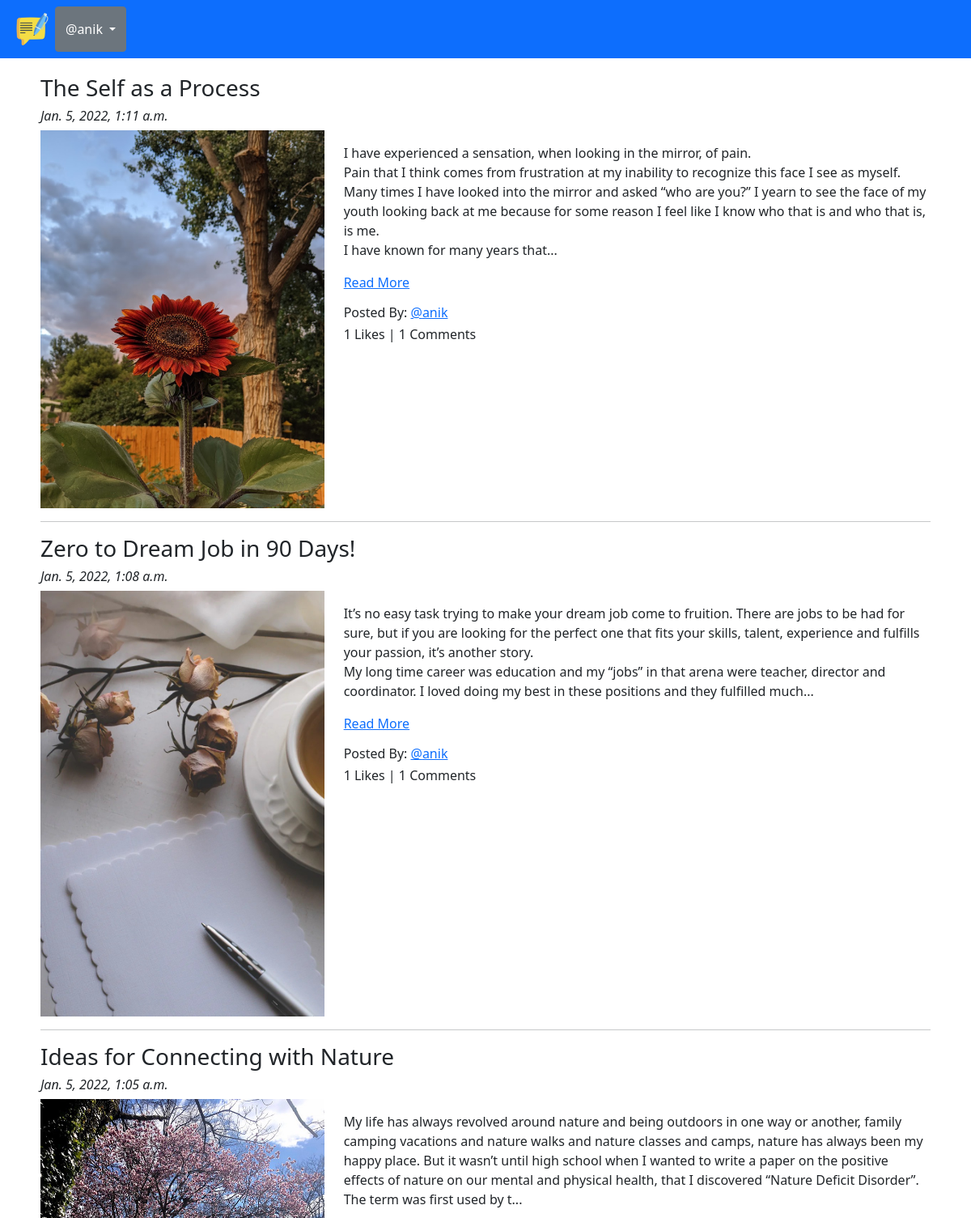
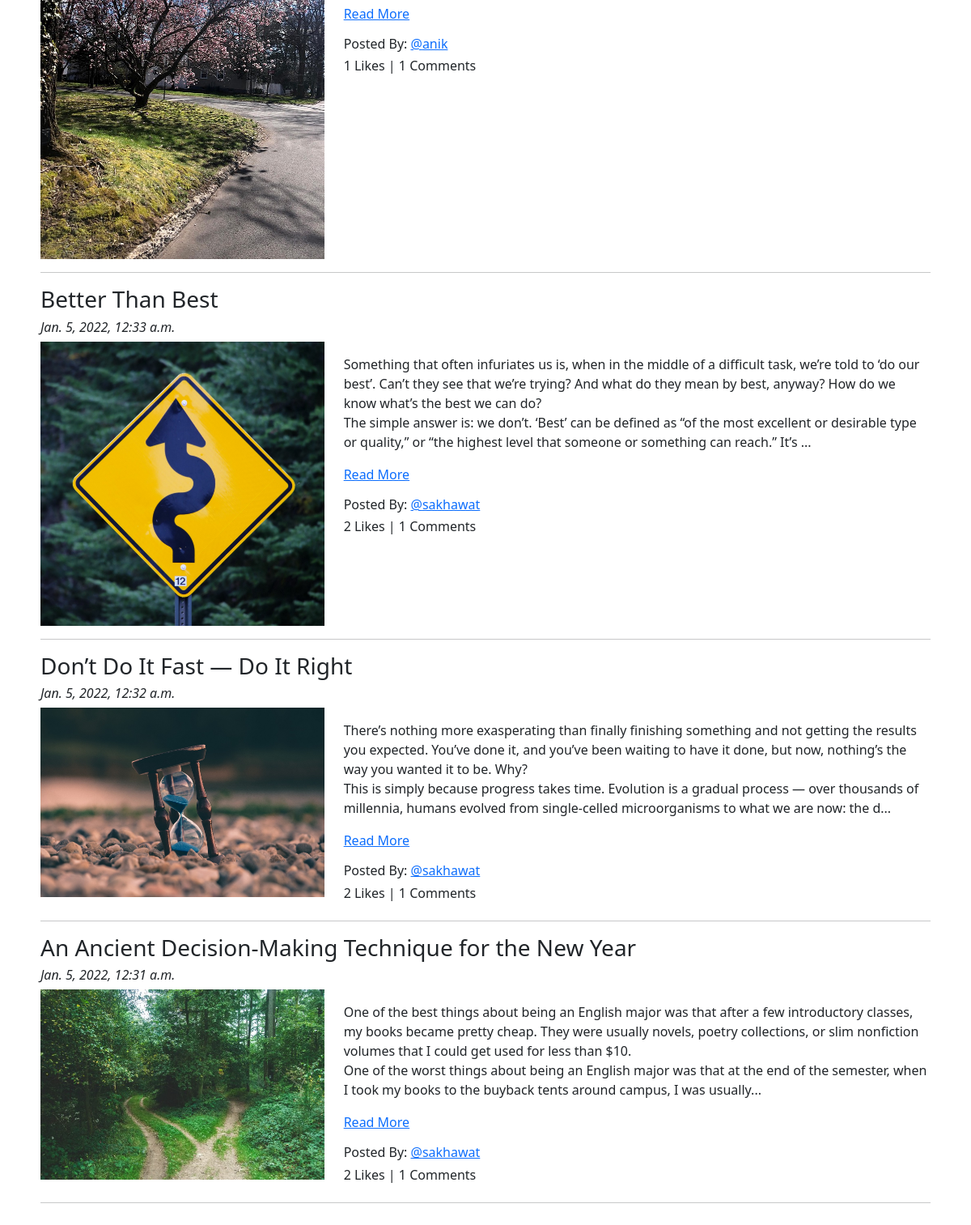
Screenshot of /blog/ (signed in) with the database file from the repository (2 pictures, top to bottom).
### blog_app/models.py (models this page shows, shortened)
class Blog(models.Model):
    author = models.ForeignKey(User, on_delete=models.CASCADE, related_name='post_author')
    blog_title = models.CharField(max_length=255, verbose_name='Put a Title')
    slug = models.SlugField(max_length=255, unique=True)
    blog_content = models.TextField(verbose_name='what is your mind!!')
    blog_image = models.ImageField(upload_to='blog_images', verbose_name='Image', blank=True, null=True)
    publish_date = models.DateTimeField(auto_now_add=True)
    update_date = models.DateTimeField(auto_now=True)
    class Meta:
        ordering = ['-publish_date',]

### blog_app/views.py (the view)
# urls.py: path('', views.BlogList.as_view(), name='blog_list'),
class BlogList(ListView):
    context_object_name = 'blogs'
    model = Blog
    template_name = 'blog_app/blog_list.html'

### blog_app/templatetags/custom_filters.py (called while the page is built)
def range_filter(value):
    return value[0:400] + "..."

### templates/blog_app/blog_list.html (shortened to what this page needs)
{% extends 'base.html' %}
{% load static %}
{% load custom_filters %}
{% block body_block %}
{% for blog in blogs %}
<h3>{{ blog.blog_title }}</h3>
<h6><i>{{ blog.publish_date }}</i></h6>
<div class="row">
    <div class="col-sm-4">
        <img src="/media/{{ blog.blog_image }}" alt="{{ blog.blog_title }}" title="{{ blog.blog_title }}" width="100%">
    </div>
    <div class="col-sm-8">
        <p>{{ blog.blog_content | range_filter | linebreaks }} <a href="{% url 'blog_app:blog_details' slug=blog.slug %}">Read More</a> </p>
        <h6>Posted By: <a href="#">@{{ blog.author }}</a></h6>
        <h6>{{blog.blog_liked.count}} Likes | {{blog.blog_comment.count}} Comments</h6>
    </div>
</div>
<hr>
{% endfor %}
{% endblock %}

### templates/base.html (shortened to what this page needs)
<!doctype html>
<html lang="en">
{% load static %}
<head>
  <link href="https://cdn.jsdelivr.net/npm/bootstrap@5.1.3/dist/css/bootstrap.min.css" rel="stylesheet"
>
    <link rel="stylesheet" href="https://cdnjs.cloudflare.com/ajax/libs/font-awesome/4.7.0/css/font-awesome.min.css">
</head>
<body>
  <nav class="navbar navbar-expand-lg navbar-dark bg-primary">
    <div class="container-fluid">
      <div class="collapse navbar-collapse" id="navbarNavAltMarkup">
        <div class="navbar-nav">
          <a class="nav-link" href="{% url 'index' %}"><img src="/media/logo.png" width="40px"></a>
          {% if user.is_authenticated %}
          <div class="dropdown d-flex">
            <button class="btn btn-secondary dropdown-toggle" type="button" id="dropdownMenu2" data-bs-toggle="dropdown"
              aria-expanded="false">
              @{{user.username}}
            </button>
          </div>
          {% else %}
          <a class="nav-link" href="{% url 'login_app:sign_up' %}">Sign Up</a>
          <a class="nav-link" href="{% url 'login_app:login' %}">Login</a>
          {% endif %}
        </div>
      </div>
    </div>
  </nav>
  <div class="container" style="padding:20px">
    {% block body_block %}
    {% endblock %}
  </div>
</body>
</html>

### rows the page displays
Blog: blog_title "The Self as a Process", publish_date "Jan. 5, 2022, 1:11 a.m.", blog_image (picture), blog_content|range_filter "I have experienced a sensation, when looking in the mirror, of pain. Pain that I think comes from frustration at my inability to recognize this face I see as myself. Many times I have looked into the mirror and asked “who are you?” I yearn to see the face of my youth looking back at me because for some reason I feel like I know who that is and who that is, is me. I have known for many years that...", author "anik", blog_liked.count "1", blog_comment.count "1"
Blog: blog_title "Zero to Dream Job in 90 Days!", publish_date "Jan. 5, 2022, 1:08 a.m.", blog_image (picture), blog_content|range_filter "It’s no easy task trying to make your dream job come to fruition. There are jobs to be had for sure, but if you are looking for the perfect one that fits your skills, talent, experience and fulfills your passion, it’s another story. My long time career was education and my “jobs” in that arena were teacher, director and coordinator. I loved doing my best in these positions and they fulfilled much...", author "anik", blog_liked.count "1", blog_comment.count "1"
Blog: blog_title "Ideas for Connecting with Nature", publish_date "Jan. 5, 2022, 1:05 a.m.", blog_image (picture), blog_content|range_filter "My life has always revolved around nature and being outdoors in one way or another, family camping vacations and nature walks and nature classes and camps, nature has always been my happy place. But it wasn’t until high school when I wanted to write a paper on the positive effects of nature on our mental and physical health, that I discovered “Nature Deficit Disorder”. The term was first used by t...", author "anik", blog_liked.count "1", blog_comment.count "1"
Blog: blog_title "Better Than Best", publish_date "Jan. 5, 2022, 12:33 a.m.", blog_image (picture), blog_content|range_filter "Something that often infuriates us is, when in the middle of a difficult task, we’re told to ‘do our best’. Can’t they see that we’re trying? And what do they mean by best, anyway? How do we know what’s the best we can do? The simple answer is: we don’t. ‘Best’ can be defined as “of the most excellent or desirable type or quality,” or “the highest level that someone or something can reach.” It’s ...", author "sakhawat", blog_liked.count "2", blog_comment.count "1"
Blog: blog_title "Don’t Do It Fast — Do It Right", publish_date "Jan. 5, 2022, 12:32 a.m.", blog_image (picture), blog_content|range_filter "There’s nothing more exasperating than finally finishing something and not getting the results you expected. You’ve done it, and you’ve been waiting to have it done, but now, nothing’s the way you wanted it to be. Why? This is simply because progress takes time. Evolution is a gradual process — over thousands of millennia, humans evolved from single-celled microorganisms to what we are now: the d...", author "sakhawat", blog_liked.count "2", blog_comment.count "1"
Blog: blog_title "An Ancient Decision-Making Technique for the New Year", publish_date "Jan. 5, 2022, 12:31 a.m.", blog_image (picture), blog_content|range_filter "One of the best things about being an English major was that after a few introductory classes, my books became pretty cheap. They were usually novels, poetry collections, or slim nonfiction volumes that I could get used for less than $10. One of the worst things about being an English major was that at the end of the semester, when I took my books to the buyback tents around campus, I was usually...", author "sakhawat", blog_liked.count "2", blog_comment.count "1"

### other values shown
{{ user.username }} "anik"
